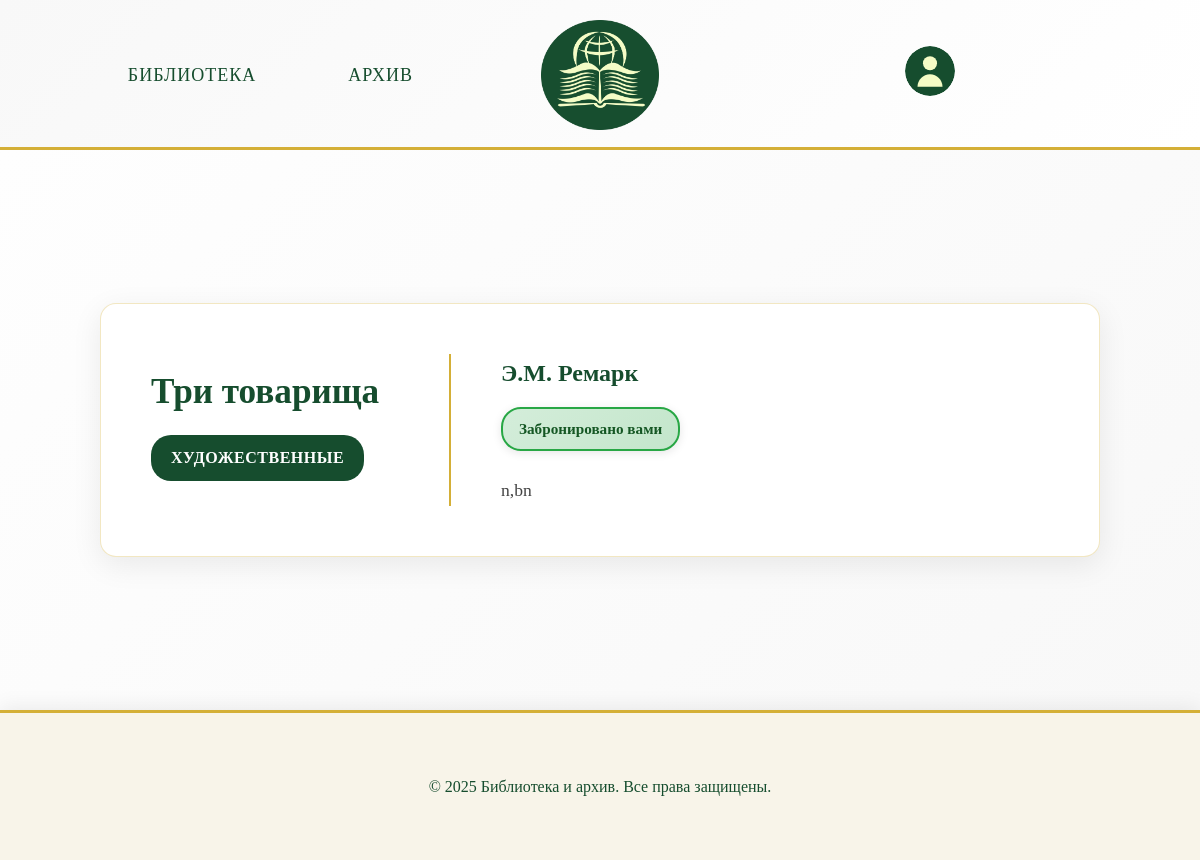
Screenshot of /book/3/ (signed in) with the database file from the repository.
### app/models.py (models this page shows, shortened)
class Book(models.Model):
    id = models.AutoField(primary_key=True)
    title = models.CharField(max_length=100, verbose_name='Название')
    author = models.CharField(max_length=50, verbose_name='Автор')
    description_short = models.TextField(verbose_name='Краткое описание')
    description_long = models.TextField(verbose_name='Подробное описание')
    year = models.IntegerField(verbose_name='Год издания')
    quantity = models.CharField(
        max_length=13,
        verbose_name="В наличии",
        choices=[
            ('В наличии', 'В наличии'),
            ('Нет в наличии', 'Нет в наличии')
        ]
    )
    genre = models.CharField(
        max_length=100,
        verbose_name="Жанр",
        choices=[
            ('Художественные', 'Художественные'),
            ('Научные', 'Научные'),
            ('Исторические', 'Исторические'),
            ('Образовательные', 'Образовательные'),
        ]
    )
    class Meta:
        verbose_name = "книга"
        verbose_name_plural = "книги"

### app/views.py (the view)
# urls.py: path('book/<int:book_id>/', views.book_detail, name='book_detail'),
def book_detail(request, book_id):
    book = get_object_or_404(Book, id=book_id)
    user_reservation = None
    if request.user.is_authenticated:
        user_reservation = BookReservation.objects.filter(
            book=book,
            user=request.user
        ).first()
    context = {
        'book': book,
        'user_reservation': user_reservation
    }
    return render(request, 'app/book.html', context)

### templates/app/book.html (shortened to what this page needs)
<!DOCTYPE html>
<html lang="ru">
    <head>
        {% load static %}
        <link rel="stylesheet" href="{% static 'css/style.css' %}" />
    </head>
    <body>
        <header>
        <nav>
            <ul class="menu-items">
            <li class="menu-item"><a href="{% url 'library' %}">Библиотека</a></li>
            <li class="menu-item"><a href="{% url 'archive' %}">Архив</a></li>
            </ul>
        </nav>
        <a href="{% url 'library' %}">
            <img src="{% static 'images/Group_2_2.png' %}" alt="Логотип" class="logo">
        </a>
        <a href="{% url 'profile' %}" class="profile-link">
        <img
        alt="Профиль" class="profile-icon">
        </a>
        </header>
        <main class="books-information">
            <div class="book-detail-card">
                <div class="book-left-side">
                    <h2 class="book-title">{{ book.title }}</h2>
                    <span class="book-genre">{{ book.genre }}</span>
                </div>
                <div class="book-right-side">
                    <div class="author-and-availability">
                        <div class="book-author">{{ book.author }}</div>
                    </div>
                    <div class="status-section">
                        {% if book.quantity == 'В наличии' and user.is_authenticated and user_reservation %}
                            {% if user_reservation.status == 'pending' %}
                                <div class="pending-text">Ожидает подтверждения</div>
                            {% elif user_reservation.status == 'reserved' %}
                                <div class="reserved-text">Забронировано вами</div>
                            {% endif %}
                        {% elif book.quantity != 'В наличии' and user.is_authenticated and user_reservation and user_reservation.status == 'reserved' %}
                            <div class="reserved-by-you">Забронировано вами</div>
                        {% endif %}
                    </div>
                    <p class="book-description">{{ book.description_long }}</p>
                </div>
            </div>
        </main>
        <footer class="footer">
            <p class="footer-copyright">&copy; 2025 Библиотека и архив. Все права защищены.</p>
        </footer>
    </body>
</html>

### static/css/style.css (style rules this page uses)
* { margin: 0; padding: 0; box-sizing: border-box; }
body { width: 100vw; overflow-x: hidden; background-color: #f8f4e9; font-family: 'Georgia', 'Times New Roman', serif; color: #2c2c2c; line-height: 1.6; }
header { height: 150px; padding: 20px 40px; display: grid; grid-template-columns: 1fr min-content 1fr; align-items: center; gap: 40px; background: linear-gradient(135deg, #f8f8f8 0%, #ffffff 100%); border-bottom: 3px solid #d4af37; box-shadow: 0 2px 20px rgba(0, 0, 0, 0.08); }
.menu-items { display: flex; gap: 40px; flex-direction: row; justify-content: center; align-self: center; }
.menu-item { list-style: none; font-size: 18px; font-weight: 500; color: #164d2e; padding: 12px 24px; border: 2px solid transparent; border-radius: 8px; transition: all 0.3s ease; cursor: pointer; position: relative; text-transform: uppercase; letter-spacing: 1px; }
.menu-item a { text-decoration: none; color: #164d2e; }
.logo { height: 100%; width: auto; object-fit: contain; max-height: 110px; display: block; align-self: center; }
.profile-link { justify-self: center; align-self: center; }
.profile-icon { width: 50px; height: 50px; cursor: pointer; justify-self: center; align-self: center; border-radius: 50%; transition: all 0.3s ease; }
.book-title { font-size: 18px; color: #164d2e; margin-bottom: 10px; font-weight: 600; }
.book-author { color: #666; font-size: 14px; margin-bottom: 15px; }
.book-description { color: #888; font-size: 14px; line-height: 1.5; }
.book-genre { font-size: 16px; color: #164d2e; margin-bottom: 10px; }
.books-information { background: linear-gradient(135deg, #fefefe 0%, #f8f8f8 100%); min-height: 70vh; padding: 60px 20px; display: flex; justify-content: center; align-items: center; }
.book-detail-card { background: white; border-radius: 16px; padding: 50px; box-shadow: 0 8px 30px rgba(0, 0, 0, 0.08); border: 1px solid rgba(212, 175, 55, 0.3); max-width: 1000px; width: 100%; display: flex; gap: 50px; }
.book-left-side { flex: 0 0 300px; border-right: 2px solid #d4af37; padding-right: 40px; display: flex; flex-direction: column; justify-content: center; }
.book-left-side .book-title { font-size: 2.2rem; color: #164d2e; font-weight: 700; line-height: 1.3; margin-bottom: 20px; word-wrap: break-word; }
.book-left-side .book-genre { display: inline-block; background: #164d2e; color: white; padding: 10px 20px; border-radius: 20px; font-size: 1rem; font-weight: 600; text-transform: uppercase; letter-spacing: 0.5px; align-self: flex-start; }
.book-right-side { flex: 1; display: flex; flex-direction: column; justify-content: center; }
.book-right-side .book-description { font-size: 1.1rem; color: #444; line-height: 1.7; text-align: left; }
.footer { height: 150px; display: flex; justify-content: center; align-items: center; border-top: 3px solid #d4af37; box-shadow: 0 -2px 20px rgba(0, 0, 0, 0.08); }
.footer-copyright { font-size: 16px; color: #164d2e; margin: 0; }
.author-and-availability { display: flex; justify-content: space-between; align-items: center; gap: 30px; flex-wrap: wrap; margin-bottom: 15px; }
.book-right-side .book-author { font-size: 1.5rem; color: #164d2e; margin-bottom: 0; font-weight: 600; flex: 1; }
.status-section { margin-bottom: 25px; }
.pending-text, .reserved-text, .reserved-by-you, .rejected-text { font-size: 0.95rem; font-weight: 600; padding: 8px 16px; border-radius: 20px; box-shadow: 0 2px 10px rgba(0, 0, 0, 0.1); white-space: nowrap; display: inline-block; margin: 0; }
.reserved-text, .reserved-by-you { color: #155724; background: linear-gradient(135deg, #d4edda 0%, #c3e6cb 100%); border: 2px solid #28a745; }

### rows the page displays
Book: title "Три товарища", genre "ХУДОЖЕСТВЕННЫЕ", author "Э.М. Ремарк", description_long "n,bn"
